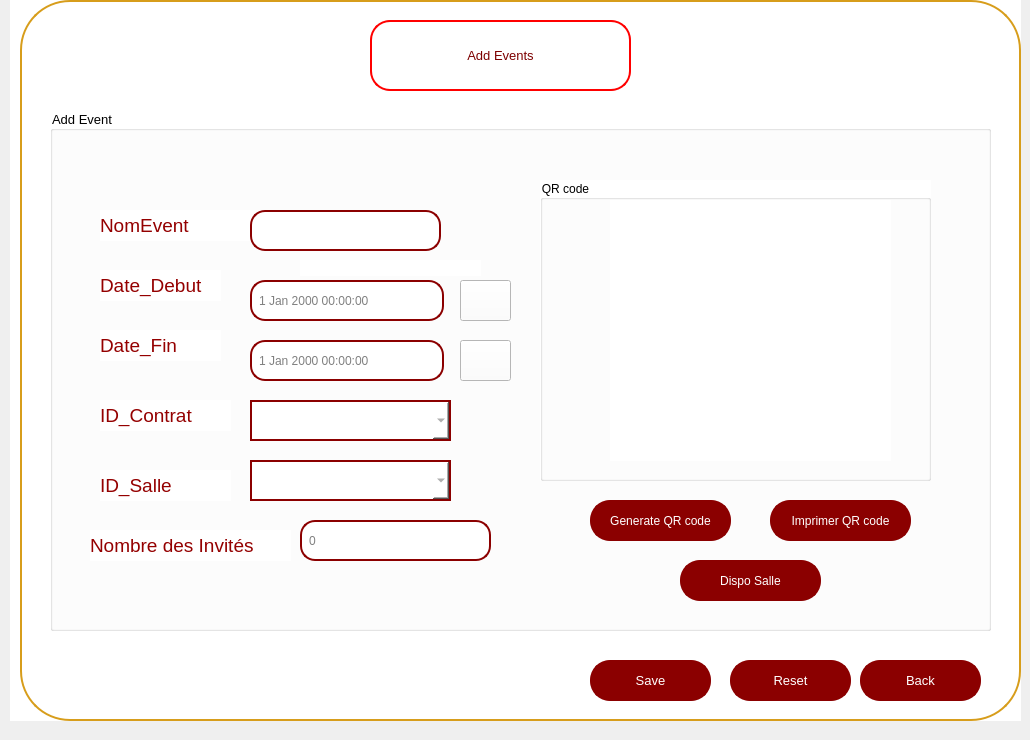
    <widget class="QWidget" name="ajouteventspage">
     <widget class="QWidget" name="widget_2" native="true">
      <property name="geometry">
       <rect>
        <x>10</x>
        <y>-10</y>
        <width>1011</width>
        <height>731</height>
       </rect>
      </property>
      <property name="font">
       <font>
        <pointsize>10</pointsize>
       </font>
      </property>
      <property name="styleSheet">
       <string notr="true">background-color: rgb(255, 255, 255);</string>
      </property>
      <widget class="QPushButton" name="pushButton_34">
       <property name="geometry">
        <rect>
         <x>10</x>
         <y>10</y>
         <width>1001</width>
         <height>721</height>
        </rect>
       </property>
       <property name="styleSheet">
        <string notr="true">/*QPushButton {
    background-color: white;
    color: darkred;
    border: 2px solid darkred;
    border-radius: 50px; 
    padding: 10px; 
}*/
QPushButton {
    background-color: white;
    color: darkred;
    border: 2px solid rgb(215, 157, 27);
    border-radius: 50px;
    padding: 10px; 
}</string>
       </property>
       <property name="text">
        <string/>
       </property>
      </widget>
      <widget class="QPushButton" name="pushButton_35">
       <property name="geometry">
        <rect>
         <x>360</x>
         <y>30</y>
         <width>261</width>
         <height>71</height>
        </rect>
       </property>
       <property name="styleSheet">
        <string notr="true">/*QPushButton {
    background-color: white;
    color: darkred;
    border: 2px solid darkred;
    border-radius: 20px; 
    padding: 10px; 
}*/
QPushButton {
    background-color: white;
    color: rgb(125, 0, 0);
    border: 2px solid rgb(255, 0, 0); 
    border-radius: 20px; 
    padding: 10px; 
    transition: background-color 0.3s, color 0.3s; 
}
QPushButton:hover {
    background-color: rgb(215, 157, 27);
    color: white;
    border: 4px solid rgb(215, 157, 27); 
    outline: none; 
}</string>
       </property>
       <property name="text">
        <string>Add Events</string>
       </property>
       <property name="icon">
        <iconset resource="src.qrc">
         <normaloff>:/src/free-event-processing-calendar-appointment-planner-schedule-reminder-6-5604.webp</normaloff>:/src/free-event-processing-calendar-appointment-planner-schedule-reminder-6-5604.webp</iconset>
       </property>
       <property name="iconSize">
        <size>
         <width>100</width>
         <height>50</height>
        </size>
       </property>
      </widget>
      <widget class="QPushButton" name="pushButton_36">
       <property name="geometry">
        <rect>
         <x>580</x>
         <y>670</y>
         <width>121</width>
         <height>41</height>
        </rect>
       </property>
       <property name="styleSheet">
        <string notr="true">
QPushButton {
    background-color: darkred;
    color: white;
    border: 2px solid darkred;
    border-radius: 20px; 
    padding: 10px; 
}

QPushButton:hover {
    background-color: red; 
}

QLineEdit {
    border: 2px solid darkred;
    border-radius: 15px; 
    padding: 5px; 
    color: white;
}

QLineEdit:focus {
    border: 2px solid darkred;
    border-radius: 15px; 
    padding: 5px; 
    color: white;
}
</string>
       </property>
       <property name="text">
        <string>Save</string>
       </property>
      </widget>
      <widget class="QPushButton" name="retourevents2">
       <property name="geometry">
        <rect>
         <x>850</x>
         <y>670</y>
         <width>121</width>
         <height>41</height>
        </rect>
       </property>
       <property name="styleSheet">
        <string notr="true">
QPushButton {
    background-color: darkred;
    color: white;
    border: 2px solid darkred;
    border-radius: 20px; 
    padding: 10px; 
}

QPushButton:hover {
    background-color: red; 
}

QLineEdit {
    border: 2px solid darkred;
    border-radius: 15px; 
    padding: 5px; 
    color: white;
}

QLineEdit:focus {
    border: 2px solid darkred;
    border-radius: 15px; 
    padding: 5px; 
    color: white;
}
</string>
       </property>
       <property name="text">
        <string>Back</string>
       </property>
      </widget>
      <widget class="QPushButton" name="pushButton_38">
       <property name="geometry">
        <rect>
         <x>720</x>
         <y>670</y>
         <width>121</width>
         <height>41</height>
        </rect>
       </property>
       <property name="styleSheet">
        <string notr="true">
QPushButton {
    background-color: darkred;
    color: white;
    border: 2px solid darkred;
    border-radius: 20px; 
    padding: 10px; 
}

QPushButton:hover {
    background-color: red; 
}

QLineEdit {
    border: 2px solid darkred;
    border-radius: 15px; 
    padding: 5px; 
    color: white;
}

QLineEdit:focus {
    border: 2px solid darkred;
    border-radius: 15px; 
    padding: 5px; 
    color: white;
}</string>
       </property>
       <property name="text">
        <string>Reset</string>
       </property>
      </widget>
      <widget class="QGroupBox" name="groupBox_5">
       <property name="geometry">
        <rect>
         <x>40</x>
         <y>120</y>
         <width>941</width>
         <height>521</height>
        </rect>
       </property>
       <property name="title">
        <string>Add Event</string>
       </property>
       <widget class="QLabel" name="label_17">
        <property name="geometry">
         <rect>
          <x>50</x>
          <y>220</y>
          <width>121</width>
          <height>31</height>
         </rect>
        </property>
        <property name="font">
         <font>
          <pointsize>14</pointsize>
         </font>
        </property>
        <property name="styleSheet">
         <string notr="true">color: rgb(148, 0, 0);</string>
        </property>
        <property name="text">
         <string>Date_Fin</string>
        </property>
       </widget>
       <widget class="QLabel" name="label_18">
        <property name="geometry">
         <rect>
          <x>50</x>
          <y>160</y>
          <width>121</width>
          <height>31</height>
         </rect>
        </property>
        <property name="font">
         <font>
          <pointsize>14</pointsize>
         </font>
        </property>
        <property name="styleSheet">
         <string notr="true">color: rgb(148, 0, 0);</string>
        </property>
        <property name="text">
         <string>Date_Debut</string>
        </property>
       </widget>
       <widget class="QLineEdit" name="lineEdit_11">
        <property name="geometry">
         <rect>
          <x>250</x>
          <y>410</y>
          <width>191</width>
          <height>41</height>
         </rect>
        </property>
        <property name="styleSheet">
         <string notr="true">QLineEdit {
    border: 2px solid darkred;
    border-radius: 15px; /* Make it larger for a circular shape */
    padding: 5px; /* Adjust as needed */
    color: grey;
}

QLineEdit:focus {
    border: 2px solid darkred;
    border-radius: 15px; /* Make it larger for a circular shape */
    padding: 5px; /* Adjust as needed */
    color: grey;
}</string>
        </property>
        <property name="text">
         <string>0</string>
        </property>
        <property name="readOnly">
         <bool>false</bool>
        </property>
       </widget>
       <widget class="QLabel" name="label_19">
        <property name="geometry">
         <rect>
          <x>40</x>
          <y>420</y>
          <width>201</width>
          <height>31</height>
         </rect>
        </property>
        <property name="font">
         <font>
          <pointsize>14</pointsize>
         </font>
        </property>
        <property name="styleSheet">
         <string notr="true">color: rgb(148, 0, 0);</string>
        </property>
        <property name="text">
         <string>Nombre des Invités</string>
        </property>
       </widget>
       <widget class="QLabel" name="label_20">
        <property name="geometry">
         <rect>
          <x>50</x>
          <y>290</y>
          <width>131</width>
          <height>31</height>
         </rect>
        </property>
        <property name="font">
         <font>
          <pointsize>14</pointsize>
         </font>
        </property>
        <property name="styleSheet">
         <string notr="true">color: rgb(148, 0, 0);</string>
        </property>
        <property name="text">
         <string>ID_Contrat</string>
        </property>
       </widget>
       <widget class="QPushButton" name="pushButton_39">
        <property name="geometry">
         <rect>
          <x>540</x>
          <y>390</y>
          <width>141</width>
          <height>41</height>
         </rect>
        </property>
        <property name="styleSheet">
         <string notr="true">
QPushButton {
    background-color: darkred;
    color: white;
    border: 2px solid darkred;
    border-radius: 20px; 
    padding: 10px; 
}

QPushButton:hover {
    background-color: red; 
}

QLineEdit {
    border: 2px solid darkred;
    border-radius: 15px; 
    padding: 5px; 
    color: white;
}

QLineEdit:focus {
    border: 2px solid darkred;
    border-radius: 15px; 
    padding: 5px; 
    color: white;
}</string>
        </property>
        <property name="text">
         <string>Generate QR code</string>
        </property>
       </widget>
       <widget class="QGroupBox" name="groupBox_6">
        <property name="geometry">
         <rect>
          <x>490</x>
          <y>70</y>
          <width>391</width>
          <height>301</height>
         </rect>
        </property>
        <property name="title">
         <string>QR code</string>
        </property>
        <widget class="QLabel" name="label_21">
         <property name="geometry">
          <rect>
           <x>70</x>
           <y>20</y>
           <width>281</width>
           <height>261</height>
          </rect>
         </property>
         <property name="text">
          <string/>
         </property>
        </widget>
       </widget>
       <widget class="QDateTimeEdit" name="dateTimeEdit_5">
        <property name="geometry">
         <rect>
          <x>200</x>
          <y>170</y>
          <width>194</width>
          <height>41</height>
         </rect>
        </property>
        <property name="styleSheet">
         <string notr="true">QLineEdit,
QDateTimeEdit {
    border: 2px solid darkred;
    border-radius: 15px;
    padding: 5px; 
    color: grey;
}

QLineEdit:focus,
QDateTimeEdit:focus {
    border: 2px solid darkred;
    border-radius: 15px;
    padding: 5px;
    color: grey;
}

QDateTimeEdit::up-button,
QDateTimeEdit::down-button {
    border: none;
    background-color: transparent;
    width: 16px; 
    height: 16px;
    subcontrol-origin: padding;
    subcontrol-position: center right;
}

QDateTimeEdit::up-button:hover,
QDateTimeEdit::down-button:hover {
    background-color: rgba(0, 0, 0, 0.1);
}

QDateTimeEdit::up-button:pressed,
QDateTimeEdit::down-button:pressed {
    background-color: rgba(0, 0, 0, 0.2);
}
</string>
        </property>
       </widget>
       <widget class="QDateTimeEdit" name="dateTimeEdit_6">
        <property name="geometry">
         <rect>
          <x>200</x>
          <y>230</y>
          <width>194</width>
          <height>41</height>
         </rect>
        </property>
        <property name="styleSheet">
         <string notr="true">QLineEdit,
QDateTimeEdit {
    border: 2px solid darkred;
    border-radius: 15px; 
    padding: 5px; 
    color: grey;
}

QLineEdit:focus,
QDateTimeEdit:focus {
    border: 2px solid darkred;
    border-radius: 15px; 
    padding: 5px; 
    color: grey;
}

QDateTimeEdit::up-button,
QDateTimeEdit::down-button {
    border: none; 
    background-color: transparent;
    width: 16px; 
    height: 16px; 
    subcontrol-origin: padding;
    subcontrol-position: center right;
}

QDateTimeEdit::up-button:hover,
QDateTimeEdit::down-button:hover {
    background-color: rgba(0, 0, 0, 0.1);
}

QDateTimeEdit::up-button:pressed,
QDateTimeEdit::down-button:pressed {
    background-color: rgba(0, 0, 0, 0.2);
}
</string>
        </property>
       </widget>
       <widget class="QLabel" name="label_22">
        <property name="geometry">
         <rect>
          <x>50</x>
          <y>360</y>
          <width>131</width>
          <height>31</height>
         </rect>
        </property>
        <property name="font">
         <font>
          <pointsize>14</pointsize>
         </font>
        </property>
        <property name="styleSheet">
         <string notr="true">color: rgb(148, 0, 0);</string>
        </property>
        <property name="text">
         <string>ID_Salle</string>
        </property>
       </widget>
       <widget class="QLabel" name="label_31">
        <property name="geometry">
         <rect>
          <x>50</x>
          <y>100</y>
          <width>201</width>
          <height>31</height>
         </rect>
        </property>
        <property name="font">
         <font>
          <pointsize>14</pointsize>
         </font>
        </property>
        <property name="styleSheet">
         <string notr="true">color: rgb(148, 0, 0);</string>
        </property>
        <property name="text">
         <string>NomEvent</string>
        </property>
       </widget>
       <widget class="QLineEdit" name="lineEdit_18">
        <property name="geometry">
         <rect>
          <x>200</x>
          <y>100</y>
          <width>191</width>
          <height>41</height>
         </rect>
        </property>
        <property name="styleSheet">
         <string notr="true">QLineEdit {
    border: 2px solid darkred;
    border-radius: 15px; /* Make it larger for a circular shape */
    padding: 5px; /* Adjust as needed */
    color: grey;
}

QLineEdit:focus {
    border: 2px solid darkred;
    border-radius: 15px; /* Make it larger for a circular shape */
    padding: 5px; /* Adjust as needed */
    color: grey;
}</string>
        </property>
        <property name="text">
         <string/>
        </property>
       </widget>
       <widget class="QPushButton" name="pushButton_44">
        <property name="geometry">
         <rect>
          <x>720</x>
          <y>390</y>
          <width>141</width>
          <height>41</height>
         </rect>
        </property>
        <property name="styleSheet">
         <string notr="true">
QPushButton {
    background-color: darkred;
    color: white;
    border: 2px solid darkred;
    border-radius: 20px; 
    padding: 10px; 
}

QPushButton:hover {
    background-color: red; 
}

QLineEdit {
    border: 2px solid darkred;
    border-radius: 15px; 
    padding: 5px; 
    color: white;
}

QLineEdit:focus {
    border: 2px solid darkred;
    border-radius: 15px; 
    padding: 5px; 
    color: white;
}</string>
        </property>
        <property name="text">
         <string>Imprimer QR code</string>
        </property>
       </widget>
       <widget class="QComboBox" name="lineEdit_9">
        <property name="geometry">
         <rect>
          <x>200</x>
          <y>290</y>
          <width>201</width>
          <height>41</height>
         </rect>
        </property>
        <property name="styleSheet">
         <string notr="true">QComboBox {
    border: 2px solid darkred;
    border-radius: 0px;
    padding: 5px;
    color: grey;
}

QComboBox::drop-down {
     
}

QComboBox:focus {
    border: 2px solid darkred;
    border-radius: 15px;
    padding: 5px;
    color: grey;
}


</string>
        </property>
        <property name="editable">
         <bool>false</bool>
        </property>
        <property name="currentText">
         <string/>
        </property>
       </widget>
       <widget class="QLabel" name="msgnom">
        <property name="geometry">
         <rect>
          <x>250</x>
          <y>150</y>
          <width>181</width>
          <height>16</height>
         </rect>
        </property>
        <property name="text">
         <string/>
        </property>
       </widget>
       <widget class="QPushButton" name="pushButton_46">
        <property name="geometry">
         <rect>
          <x>630</x>
          <y>450</y>
          <width>141</width>
          <height>41</height>
         </rect>
        </property>
        <property name="styleSheet">
         <string notr="true">
QPushButton {
    background-color: darkred;
    color: white;
    border: 2px solid darkred;
    border-radius: 20px; 
    padding: 10px; 
}

QPushButton:hover {
    background-color: red; 
}

QLineEdit {
    border: 2px solid darkred;
    border-radius: 15px; 
    padding: 5px; 
    color: white;
}

QLineEdit:focus {
    border: 2px solid darkred;
    border-radius: 15px; 
    padding: 5px; 
    color: white;
}</string>
        </property>
        <property name="text">
         <string>Dispo Salle</string>
        </property>
       </widget>
       <widget class="QComboBox" name="lineEdit_12">
        <property name="geometry">
         <rect>
          <x>200</x>
          <y>350</y>
          <width>201</width>
          <height>41</height>
         </rect>
        </property>
        <property name="styleSheet">
         <string notr="true">QComboBox {
    border: 2px solid darkred;
    border-radius: 0px;
    padding: 5px;
    color: grey;
}

QComboBox::drop-down {
     
}

QComboBox:focus {
    border: 2px solid darkred;
    border-radius: 15px;
    padding: 5px;
    color: grey;
}


</string>
        </property>
        <property name="editable">
         <bool>false</bool>
        </property>
        <property name="currentText">
         <string/>
        </property>
       </widget>
       <widget class="QPushButton" name="pushButton">
        <property name="geometry">
         <rect>
          <x>410</x>
          <y>170</y>
          <width>51</width>
          <height>41</height>
         </rect>
        </property>
        <property name="text">
         <string/>
        </property>
        <property name="icon">
         <iconset resource="src.qrc">
          <normaloff>:/src/src/cal.png</normaloff>:/src/src/cal.png</iconset>
        </property>
        <property name="iconSize">
         <size>
          <width>50</width>
          <height>50</height>
         </size>
        </property>
       </widget>
       <widget class="QPushButton" name="pushButton_2">
        <property name="geometry">
         <rect>
          <x>410</x>
          <y>230</y>
          <width>51</width>
          <height>41</height>
         </rect>
        </property>
        <property name="text">
         <string/>
        </property>
        <property name="icon">
         <iconset resource="src.qrc">
          <normaloff>:/src/src/cal.png</normaloff>:/src/src/cal.png</iconset>
        </property>
        <property name="iconSize">
         <size>
          <width>50</width>
          <height>50</height>
         </size>
        </property>
       </widget>
      </widget>
     </widget>
    </widget>
